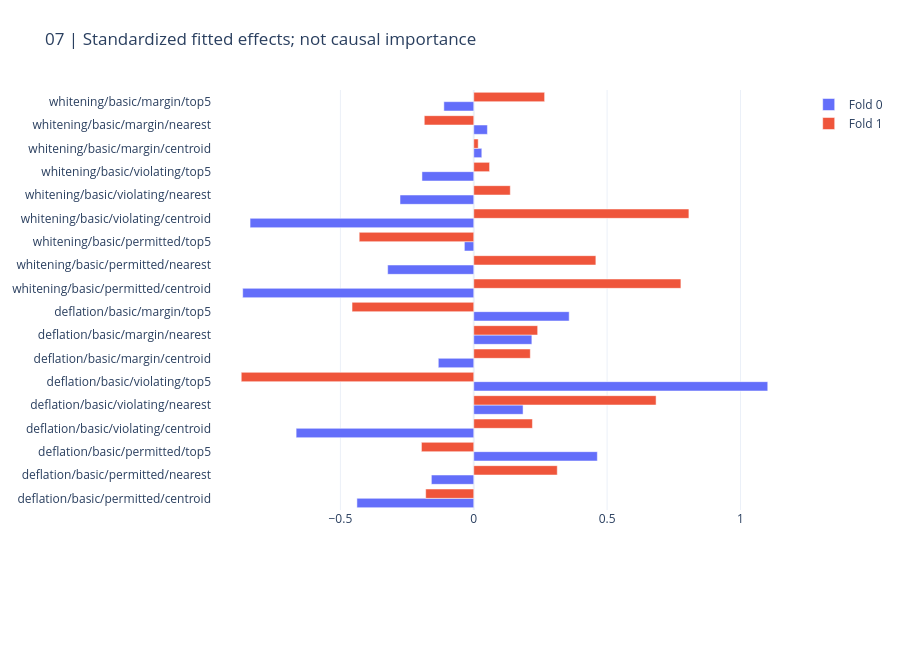
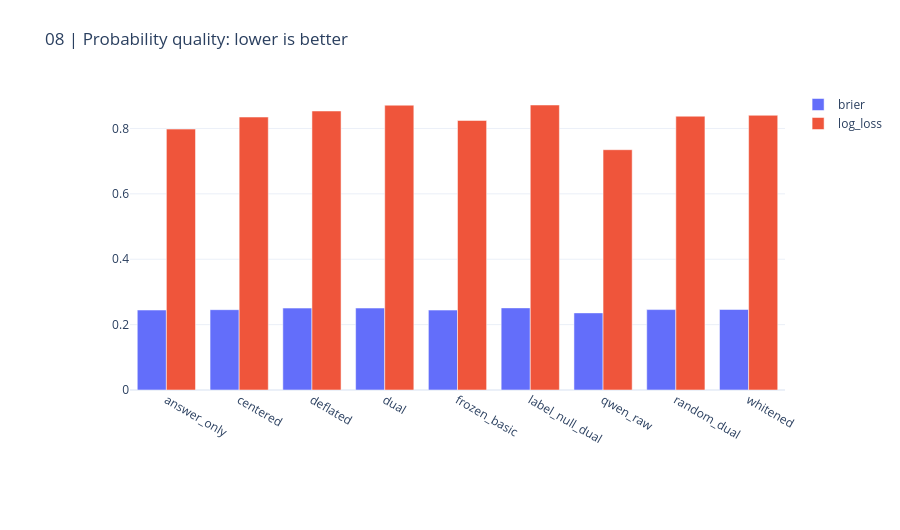

Notebook code cell kept with these figures, in order:
### Markdown cell above
## 6. Fitted associations and probability quality

Standardized coefficients are descriptive, not causal importance. Matched additions/removals and policy stability are the evidence of feature value. Brier score and log loss may worsen even when AUC increases.

### Code cell
display(pd.DataFrame(result["pooled_metrics"]))
CHARTS[6].show(renderer="plotly_mimetype")
CHARTS[7].show(renderer="plotly_mimetype")

### Figure 1 — Plotly figure (JSON) as saved in the notebook; plotly's stock layout.template omitted (floating-point values rounded to 4 significant figures)
{"data": [{"name": "Fold 0", "orientation": "h", "type": "bar", "x": [-0.4381, -0.1589, 0.4634, -0.6659, 0.1849, 1.102, -0.1329, 0.2179, 0.3578, -0.8663, -0.3228, -0.03515, -0.8387, -0.2764, -0.1942, 0.03024, 0.05128, -0.1121], "y": ["deflation/basic/permitted/centroid", "deflation/basic/permitted/nearest", "deflation/basic/permitted/top5", "deflation/basic/violating/centroid", "deflation/basic/violating/nearest", "deflation/basic/violating/top5", "deflation/basic/margin/centroid", "deflation/basic/margin/nearest", "deflation/basic/margin/top5", "whitening/basic/permitted/centroid", "whitening/basic/permitted/nearest", "whitening/basic/permitted/top5", "whitening/basic/violating/centroid", "whitening/basic/violating/nearest", "whitening/basic/violating/top5", "whitening/basic/margin/centroid", "whitening/basic/margin/nearest", "whitening/basic/margin/top5"]}, {"name": "Fold 1", "orientation": "h", "type": "bar", "x": [-0.1802, 0.3132, -0.1961, 0.22, 0.6837, -0.8717, 0.212, 0.2397, -0.4563, 0.7767, 0.4579, -0.4294, 0.8067, 0.137, 0.05938, 0.01671, -0.1855, 0.2657], "y": ["deflation/basic/permitted/centroid", "deflation/basic/permitted/nearest", "deflation/basic/permitted/top5", "deflation/basic/violating/centroid", "deflation/basic/violating/nearest", "deflation/basic/violating/top5", "deflation/basic/margin/centroid", "deflation/basic/margin/nearest", "deflation/basic/margin/top5", "whitening/basic/permitted/centroid", "whitening/basic/permitted/nearest", "whitening/basic/permitted/top5", "whitening/basic/violating/centroid", "whitening/basic/violating/nearest", "whitening/basic/violating/top5", "whitening/basic/margin/centroid", "whitening/basic/margin/nearest", "whitening/basic/margin/top5"]}], "layout": {"barmode": "group", "height": 650, "margin": {"b": 140, "l": 130, "r": 35, "t": 90}, "title": {"text": "07 | Standardized fitted effects; not causal importance"}, "xaxis": {"automargin": true}, "yaxis": {"automargin": true}}}

### Figure 2 — Plotly figure (JSON) as saved in the notebook; plotly's stock layout.template omitted (floating-point values rounded to 4 significant figures)
{"data": [{"name": "brier", "type": "bar", "x": ["answer_only", "centered", "deflated", "dual", "frozen_basic", "label_null_dual", "qwen_raw", "random_dual", "whitened"], "y": [0.2446, 0.2457, 0.2505, 0.2506, 0.2444, 0.2512, 0.2359, 0.246, 0.2462]}, {"name": "log_loss", "type": "bar", "x": ["answer_only", "centered", "deflated", "dual", "frozen_basic", "label_null_dual", "qwen_raw", "random_dual", "whitened"], "y": [0.798, 0.8349, 0.8534, 0.8711, 0.8244, 0.8717, 0.7349, 0.8374, 0.8402]}], "layout": {"barmode": "group", "height": 530, "margin": {"b": 140, "l": 130, "r": 35, "t": 90}, "title": {"text": "08 | Probability quality: lower is better"}, "xaxis": {"automargin": true}, "yaxis": {"automargin": true}}}
